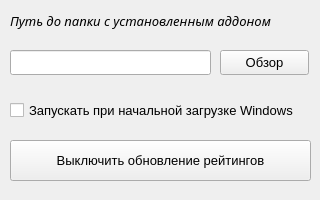
<?xml version="1.0" encoding="UTF-8"?>
<ui version="4.0">
 <class>MainWindow</class>
 <widget class="QMainWindow" name="MainWindow">
  <property name="geometry">
   <rect>
    <x>0</x>
    <y>0</y>
    <width>320</width>
    <height>200</height>
   </rect>
  </property>
  <property name="sizePolicy">
   <sizepolicy hsizetype="Fixed" vsizetype="Fixed">
    <horstretch>0</horstretch>
    <verstretch>0</verstretch>
   </sizepolicy>
  </property>
  <property name="minimumSize">
   <size>
    <width>320</width>
    <height>200</height>
   </size>
  </property>
  <property name="maximumSize">
   <size>
    <width>320</width>
    <height>200</height>
   </size>
  </property>
  <property name="font">
   <font>
    <family>Segoe UI</family>
    <pointsize>10</pointsize>
   </font>
  </property>
  <property name="windowTitle">
   <string notr="true">ArmoryGS Updater</string>
  </property>
  <property name="windowIcon">
   <iconset>
    <normaloff>:/images/icon.ico</normaloff>:/images/icon.ico</iconset>
  </property>
  <property name="locale">
   <locale language="Russian" country="Russia"/>
  </property>
  <widget class="QWidget" name="centralwidget">
   <widget class="QLabel" name="browseLabel">
    <property name="geometry">
     <rect>
      <x>10</x>
      <y>10</y>
      <width>301</width>
      <height>21</height>
     </rect>
    </property>
    <property name="font">
     <font>
      <family>Segoe UI Variable</family>
      <pointsize>10</pointsize>
      <italic>true</italic>
      <bold>false</bold>
      <kerning>true</kerning>
     </font>
    </property>
    <property name="text">
     <string>Путь до папки с установленным аддоном</string>
    </property>
   </widget>
   <widget class="QLineEdit" name="browseLineEdit">
    <property name="geometry">
     <rect>
      <x>10</x>
      <y>50</y>
      <width>201</width>
      <height>25</height>
     </rect>
    </property>
    <property name="focusPolicy">
     <enum>Qt::ClickFocus</enum>
    </property>
   </widget>
   <widget class="QPushButton" name="browseButton">
    <property name="geometry">
     <rect>
      <x>220</x>
      <y>50</y>
      <width>89</width>
      <height>25</height>
     </rect>
    </property>
    <property name="text">
     <string>Обзор</string>
    </property>
   </widget>
   <widget class="QPushButton" name="startButton">
    <property name="geometry">
     <rect>
      <x>10</x>
      <y>140</y>
      <width>301</width>
      <height>41</height>
     </rect>
    </property>
    <property name="autoFillBackground">
     <bool>true</bool>
    </property>
    <property name="text">
     <string>Выключить обновление рейтингов</string>
    </property>
   </widget>
   <widget class="QCheckBox" name="autoStartupCheckbox">
    <property name="geometry">
     <rect>
      <x>10</x>
      <y>90</y>
      <width>301</width>
      <height>41</height>
     </rect>
    </property>
    <property name="text">
     <string>Запускать при начальной загрузке Windows</string>
    </property>
   </widget>
  </widget>
 </widget>
 <resources/>
 <connections/>
</ui>
